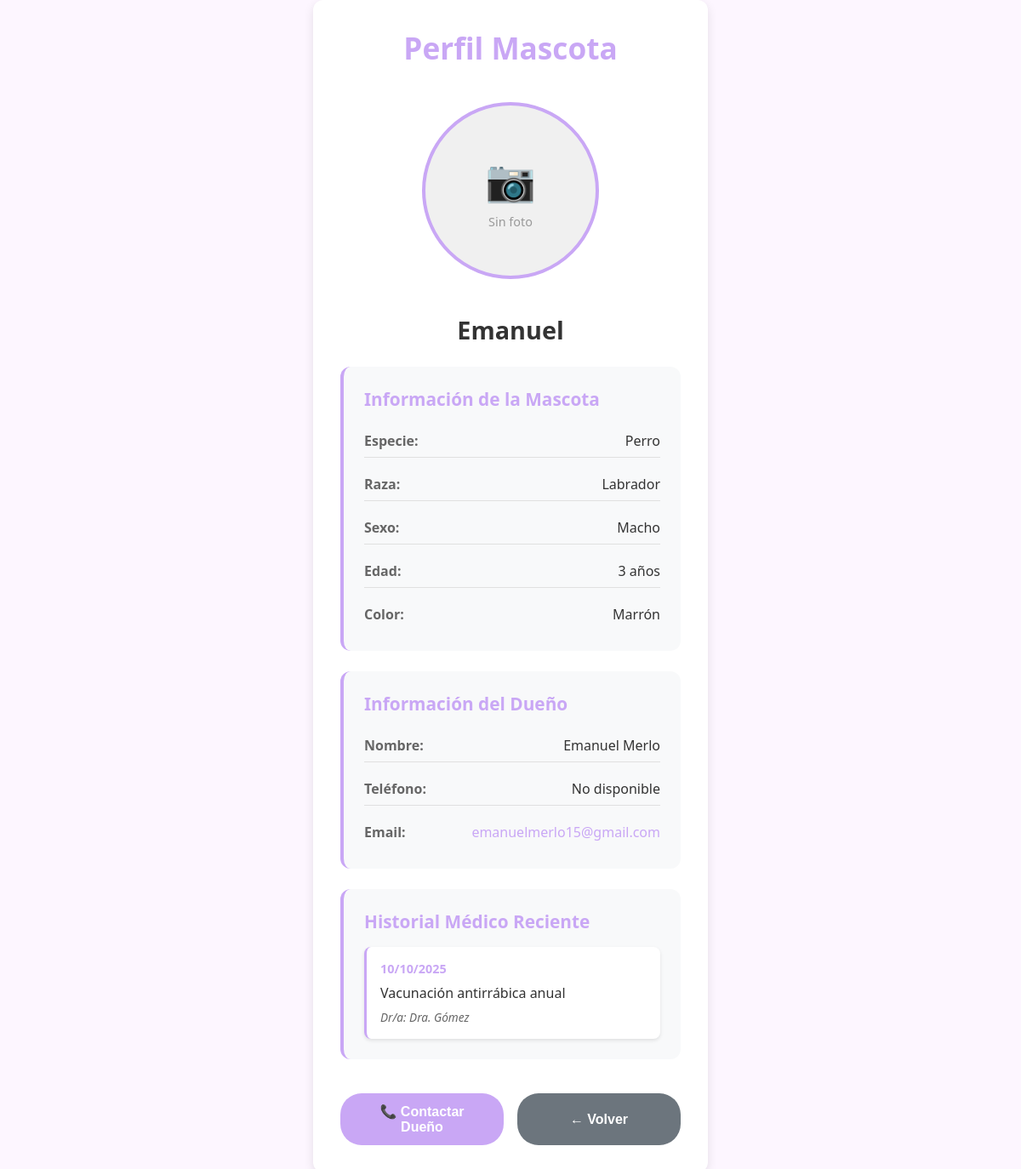
Screenshot of /perfil_mascota.php with the database file from the repository.
### tables this page shows
CREATE TABLE `mascotas` (
  `id_mascota` int(11) NOT NULL AUTO_INCREMENT,
  `nombre` varchar(100) NOT NULL,
  `especie` varchar(50) NOT NULL,
  `raza` varchar(100) DEFAULT NULL,
  `edad` int(11) DEFAULT NULL,
  `sexo` varchar(10) DEFAULT NULL,
  `color` varchar(50) DEFAULT NULL,
  `id` int(11) NOT NULL,
  `id_qr` int(11) DEFAULT NULL,
  `foto_url` varchar(255) DEFAULT NULL,
  `fecha_registro` timestamp NOT NULL DEFAULT current_timestamp(),
  PRIMARY KEY (`id_mascota`),
  UNIQUE KEY `id_qr` (`id_qr`),
  KEY `id_dueño` (`id`),
  CONSTRAINT `mascotas_ibfk_1` FOREIGN KEY (`id`) REFERENCES `usuarios` (`id`),
  CONSTRAINT `mascotas_ibfk_2` FOREIGN KEY (`id_qr`) REFERENCES `codigos_qr` (`id_qr`)
);

CREATE TABLE `usuarios` (
  `id` int(11) NOT NULL AUTO_INCREMENT,
  `nombre` varchar(100) NOT NULL,
  `apellido` varchar(100) NOT NULL,
  `telefono` varchar(50) DEFAULT NULL,
  `email` varchar(100) NOT NULL,
  `direccion` varchar(200) DEFAULT NULL,
  `password` varchar(255) NOT NULL,
  `fecha_creacion` timestamp NOT NULL DEFAULT current_timestamp(),
  `foto_url` varchar(255) DEFAULT NULL,
  PRIMARY KEY (`id`)
);

CREATE TABLE `historial_medico` (
  `id_historial` int(11) NOT NULL AUTO_INCREMENT,
  `id_mascota` int(11) NOT NULL,
  `fecha` date NOT NULL,
  `descripcion` text DEFAULT NULL,
  `veterinario` varchar(100) DEFAULT NULL,
  PRIMARY KEY (`id_historial`),
  KEY `id_mascota` (`id_mascota`),
  CONSTRAINT `historial_medico_ibfk_1` FOREIGN KEY (`id_mascota`) REFERENCES `mascotas` (`id_mascota`)
);

### perfil_mascota.php (the view, shortened to what this page needs)
<?php
require_once 'conexion.php';
$id_mascota = isset($_GET['id']) ? (int)$_GET['id'] : 1;
$sql = "SELECT m.*, u.nombre, u.apellido, u.telefono, u.email, u.direccion
        FROM mascotas m
        LEFT JOIN usuarios u ON m.id = u.id
        WHERE m.id_mascota = ?";
$stmt = $pdo->prepare($sql);
$stmt->execute([$id_mascota]);
$mascota = $stmt->fetch(PDO::FETCH_ASSOC);
if (!$mascota) {
    $mascota = [
        'id_mascota' => 1,
        'nombre' => 'Firulais',
        'especie' => 'Perro',
        'raza' => 'Labrador',
        'edad' => 3,
        'sexo' => 'Macho',
        'color' => 'Marrón',
        'foto_url' => null,
        'nombre_dueño' => 'Juan',
        'apellido' => 'Pérez',
        'telefono' => '341-5551234',
        'email' => 'juan.perez@example.com',
        'direccion' => 'Calle Falsa 123, Rosario'
    ];
} else {
    $mascota['nombre_dueño'] = trim($mascota['nombre'] . ' ' . $mascota['apellido']);
}
$sql_historial = "SELECT * FROM historial_medico WHERE id_mascota = ? ORDER BY fecha DESC LIMIT 3";
$stmt_historial = $pdo->prepare($sql_historial);
$stmt_historial->execute([$id_mascota]);
$historial = $stmt_historial->fetchAll(PDO::FETCH_ASSOC);
?>
<!DOCTYPE html>
<html lang="es">
<head>
    <link rel="stylesheet" href="assets/css/mascota03.css" />
</head>
<body>
    <section class="registro-mascota">
        <div class="perfil-mascota">
            <h1 class="titulo-perfil">Perfil Mascota</h1>
            <div class="foto-perfil">
                <?php if ($mascota['foto_url']): ?>
                    <img src="<?= htmlspecialchars($mascota['foto_url']) ?>"
                         alt="Foto de <?= htmlspecialchars($mascota['nombre']) ?>"
                         class="imagen-mascota" />
                <?php else: ?>
                    <div class="placeholder-foto">
                        <span>📷</span>
                        <p>Sin foto</p>
                    </div>
                <?php endif; ?>
            </div>
            <h2 class="nombre-mascota"><?= htmlspecialchars($mascota['nombre']) ?></h2>
            <div class="info-mascota">
                <h3>Información de la Mascota</h3>
                <div class="info-grid">
                    <div class="info-item">
                        <span class="info-label">Especie:</span>
                        <span class="info-value"><?= ucfirst(htmlspecialchars($mascota['especie'])) ?></span>
                    </div>
                    <?php if ($mascota['raza']): ?>
                    <div class="info-item">
                        <span class="info-label">Raza:</span>
                        <span class="info-value"><?= htmlspecialchars($mascota['raza']) ?></span>
                    </div>
                    <?php endif; ?>
                    <div class="info-item">
                        <span class="info-label">Sexo:</span>
                        <span class="info-value"><?= ucfirst(htmlspecialchars($mascota['sexo'])) ?></span>
                    </div>
                    <div class="info-item">
                        <span class="info-label">Edad:</span>
                        <span class="info-value"><?= htmlspecialchars($mascota['edad']) ?> año<?= $mascota['edad'] != 1 ? 's' : '' ?></span>
                    </div>
                    <?php if ($mascota['color']): ?>
                    <div class="info-item">
                        <span class="info-label">Color:</span>
                        <span class="info-value"><?= htmlspecialchars($mascota['color']) ?></span>
                    </div>
                    <?php endif; ?>
                </div>
            </div>
            <div class="info-dueño">
                <h3>Información del Dueño</h3>
                <div class="info-grid">
                    <div class="info-item">
                        <span class="info-label">Nombre:</span>
                        <span class="info-value"><?= htmlspecialchars($mascota['nombre_dueño'] ?? 'No disponible') ?></span>
                    </div>
                    <div class="info-item">
                        <span class="info-label">Teléfono:</span>
                        <span class="info-value">
                            <?php if ($mascota['telefono']): ?>
                                <a href="tel:<?= htmlspecialchars($mascota['telefono']) ?>">
                                    <?= htmlspecialchars($mascota['telefono']) ?>
                                </a>
                            <?php else: ?>
                                No disponible
                            <?php endif; ?>
                        </span>
                    </div>
                    <?php if ($mascota['email']): ?>
                    <div class="info-item">
                        <span class="info-label">Email:</span>
                        <span class="info-value">
                            <a href="mailto:<?= htmlspecialchars($mascota['email']) ?>">
                                <?= htmlspecialchars($mascota['email']) ?>
                            </a>
                        </span>
                    </div>
                    <?php endif; ?>
                </div>
            </div>
            <?php if (!empty($historial)): ?>
            <div class="historial-medico">
                <h3>Historial Médico Reciente</h3>
                <div class="historial-grid">
                    <?php foreach ($historial as $registro): ?>
                    <div class="historial-item">
                        <div class="historial-fecha"><?= date('d/m/Y', strtotime($registro['fecha'])) ?></div>
                        <div class="historial-descripcion"><?= htmlspecialchars($registro['descripcion']) ?></div>
                        <?php if ($registro['veterinario']): ?>
                        <div class="historial-veterinario">Dr/a: <?= htmlspecialchars($registro['veterinario']) ?></div>
                        <?php endif; ?>
                    </div>
                    <?php endforeach; ?>
                </div>
            </div>
            <?php endif; ?>
            <div class="acciones">
                <button type="button" class="btn-accion btn-contactar" onclick="contactarDueño()">
                    📞 Contactar Dueño
                </button>
                <button type="button" class="btn-accion btn-volver" onclick="window.history.back()">
                    ← Volver
                </button>
            </div>
        </div>
    </section>
</body>
</html>

### assets/css/mascota03.css (style rules this page uses)
body { margin: 0; font-family: 'Segoe UI', sans-serif; background-color: #fdf6ff; display: flex; justify-content: center; align-items: center; min-height: 100vh; }
.registro-mascota { background-color: #fff; padding: 2rem; border-radius: 12px; box-shadow: 0 4px 12px rgba(0, 0, 0, 0.1); max-width: 400px; width: 90%; display: flex; flex-direction: column; align-items: center; }
h2 { margin-bottom: 1rem; color: #333; }
.perfil-mascota { display: flex; flex-direction: column; gap: 1.5rem; width: 100%; max-width: 500px; }
.titulo-perfil { text-align: center; color: #c9a7f5; font-size: 2.2rem; margin: 0 0 1rem 0; font-weight: bold; }
.foto-perfil { display: flex; justify-content: center; margin-bottom: 1rem; }
.placeholder-foto { width: 200px; height: 200px; border-radius: 50%; background-color: #f0f0f0; display: flex; flex-direction: column; align-items: center; justify-content: center; border: 4px solid #c9a7f5; color: #999; }
.placeholder-foto span { font-size: 3rem; margin-bottom: 0.5rem; }
.placeholder-foto p { margin: 0; font-size: 0.9rem; }
.nombre-mascota { text-align: center; color: #333; font-size: 1.8rem; margin: 0; font-weight: bold; }
.descripcion-section, .info-mascota, .info-dueño, .historial-medico, .qr-section { background-color: #f8f9fa; padding: 1.5rem; border-radius: 12px; border-left: 4px solid #c9a7f5; }
.descripcion-section h3, .info-mascota h3, .info-dueño h3, .historial-medico h3, .qr-section h3 { margin: 0 0 1rem 0; color: #c9a7f5; font-size: 1.3rem; }
.info-grid { display: grid; gap: 0.75rem; }
.info-item { display: flex; justify-content: space-between; align-items: center; padding: 0.5rem 0; border-bottom: 1px solid #e0e0e0; }
.info-item:last-child { border-bottom: none; }
.info-label { font-weight: bold; color: #666; }
.info-value { color: #333; text-align: right; }
.info-value a { color: #c9a7f5; text-decoration: none; }
.acciones { display: flex; gap: 1rem; justify-content: center; margin-top: 1rem; }
.btn-accion { padding: 0.75rem 1.5rem; border: none; border-radius: 25px; font-size: 1rem; font-weight: bold; cursor: pointer; transition: all 0.3s ease; flex: 1; max-width: 200px; }
.btn-contactar { background-color: #c9a7f5; color: white; }
.btn-volver { background-color: #6c757d; color: white; }
.historial-grid { display: flex; flex-direction: column; gap: 1rem; }
.historial-item { background-color: white; padding: 1rem; border-radius: 8px; border-left: 3px solid #c9a7f5; box-shadow: 0 2px 4px rgba(0,0,0,0.1); }
.historial-fecha { font-weight: bold; color: #c9a7f5; font-size: 0.9rem; margin-bottom: 0.5rem; }
.historial-descripcion { color: #333; margin-bottom: 0.5rem; line-height: 1.4; }
.historial-veterinario { color: #666; font-size: 0.85rem; font-style: italic; }

### rows the page displays
mascotas: id.nombre "Emanuel", especie "Perro", raza "Labrador", sexo "Macho", edad "3", color "Marrón", id.email "emanuelmerlo15@gmail.com"
historial_medico: fecha "10/10/2025", descripcion "Vacunación antirrábica anual", veterinario "Dra. Gómez"

### other values shown
$mascota['nombre_dueño'] "Emanuel Merlo"
